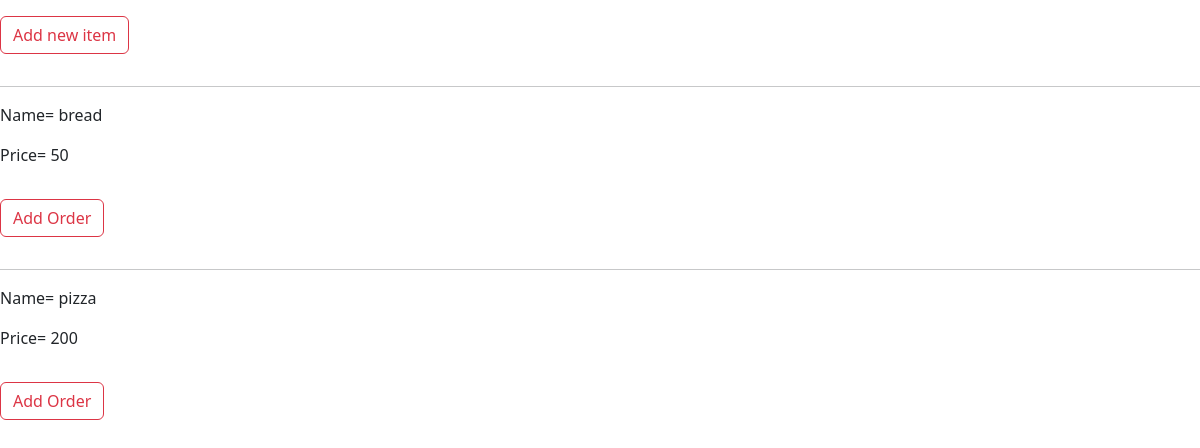
Page /menu/menulist/ on the earlier database version.
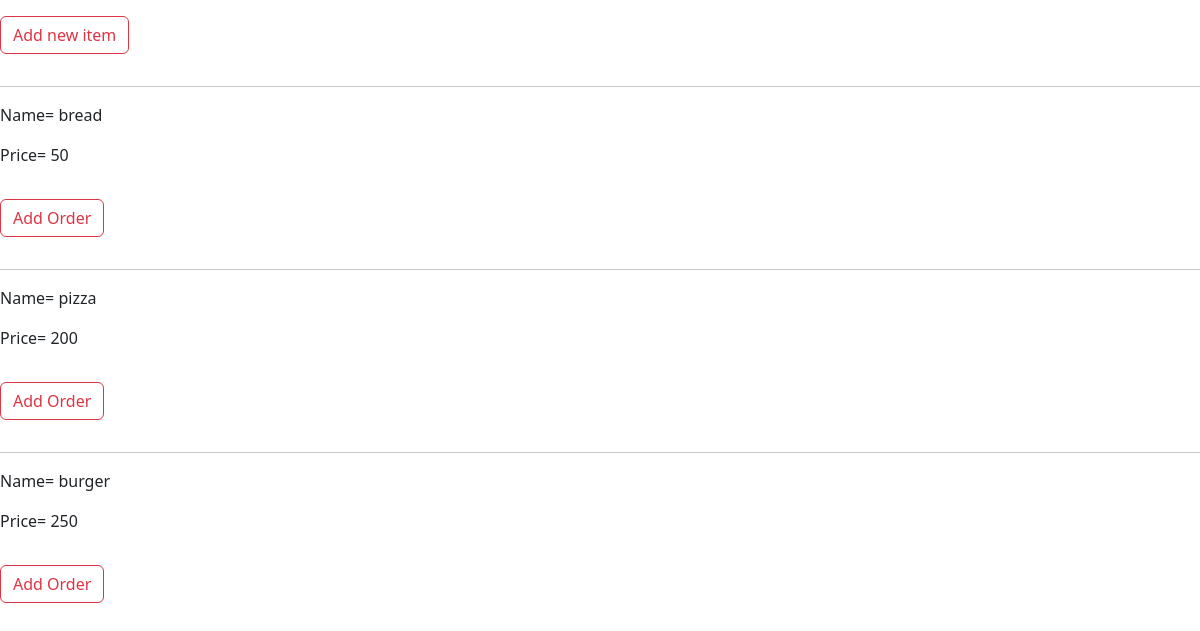
Same page on the later database version.
### myapp/models.py (models this page shows, shortened)
class Menu(models.Model):
    name=models.CharField(max_length=20)
    price=models.IntegerField()

### myapp/views.py (the view)
# urls.py: path('menulist/',views.MenuList.as_view(), name='indexofmenu'),
class MenuList(ListView):
    model=Menu
    context_object_name="menu"
    template_name="resturant/menu_list.html"

### myapp/templates/resturant/menu_list.html (shortened to what this page needs)
{% block content %}
{% load static %}
<html>
    <head>
        <link href="https://cdn.jsdelivr.net/npm/bootstrap@5.3.3/dist/css/bootstrap.min.css" rel="stylesheet">
    </head>
    <body>
        <a href="{% url 'myapp:menucreate' %}" class="btn btn-outline-danger my-3">Add new item</a>
        {% for m in menu %}
            <div>
                <hr>
                <p>Name= {{ m.name }}</p>
                <p>Price= {{ m.price }}</p>
                <a href="{% url 'myapp:addorder' %}" class="btn btn-outline-danger my-3">Add Order</a>
        {% endfor %}
        {% endblock %}
    </div>
    </body>
</html>

Differences in the rows shown:
added Menu: name "burger", price "250"
